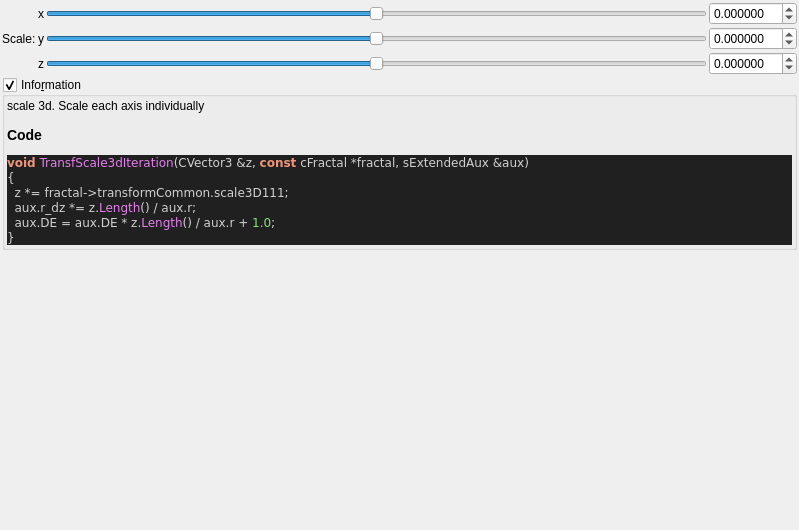
<?xml version="1.0" encoding="UTF-8"?>
<ui version="4.0">
 <class>transf_scale3d</class>
 <widget class="QWidget" name="Form">
  <property name="geometry">
   <rect>
    <x>0</x>
    <y>0</y>
    <width>799</width>
    <height>530</height>
   </rect>
  </property>
  <property name="windowTitle">
   <string notr="true">transf_scale3d</string>
  </property>
  <layout class="QVBoxLayout" name="verticalLayout">
   <property name="spacing">
    <number>2</number>
   </property>
   <property name="leftMargin">
    <number>2</number>
   </property>
   <property name="topMargin">
    <number>2</number>
   </property>
   <property name="rightMargin">
    <number>2</number>
   </property>
   <property name="bottomMargin">
    <number>2</number>
   </property>
   <item>
    <layout class="QGridLayout" name="gridLayout">
     <property name="spacing">
      <number>2</number>
     </property>
     <item row="0" column="3">
      <widget class="MyDoubleSpinBox" name="spinbox3_transf_scale3D_111_x">
       <property name="sizePolicy">
        <sizepolicy hsizetype="Minimum" vsizetype="Maximum">
         <horstretch>0</horstretch>
         <verstretch>0</verstretch>
        </sizepolicy>
       </property>
       <property name="prefix">
        <string/>
       </property>
       <property name="suffix">
        <string/>
       </property>
       <property name="decimals">
        <number>6</number>
       </property>
       <property name="minimum">
        <double>-99.989999999999995</double>
       </property>
       <property name="maximum">
        <double>99.989999999999995</double>
       </property>
       <property name="singleStep">
        <double>0.100000000000000</double>
       </property>
      </widget>
     </item>
     <item row="0" column="2">
      <widget class="QSlider" name="slider3_transf_scale3D_111_x">
       <property name="sizePolicy">
        <sizepolicy hsizetype="Expanding" vsizetype="Maximum">
         <horstretch>0</horstretch>
         <verstretch>0</verstretch>
        </sizepolicy>
       </property>
       <property name="minimum">
        <number>-10000000</number>
       </property>
       <property name="maximum">
        <number>10000000</number>
       </property>
       <property name="value">
        <number>0</number>
       </property>
       <property name="sliderPosition">
        <number>0</number>
       </property>
       <property name="orientation">
        <enum>Qt::Horizontal</enum>
       </property>
      </widget>
     </item>
     <item row="0" column="1">
      <widget class="QLabel" name="label_109">
       <property name="text">
        <string notr="true">x</string>
       </property>
      </widget>
     </item>
     <item row="1" column="2">
      <widget class="QSlider" name="slider3_transf_scale3D_111_y">
       <property name="sizePolicy">
        <sizepolicy hsizetype="Expanding" vsizetype="Maximum">
         <horstretch>0</horstretch>
         <verstretch>0</verstretch>
        </sizepolicy>
       </property>
       <property name="minimum">
        <number>-10000000</number>
       </property>
       <property name="maximum">
        <number>10000000</number>
       </property>
       <property name="value">
        <number>0</number>
       </property>
       <property name="sliderPosition">
        <number>0</number>
       </property>
       <property name="orientation">
        <enum>Qt::Horizontal</enum>
       </property>
      </widget>
     </item>
     <item row="2" column="2">
      <widget class="QSlider" name="slider3_transf_scale3D_111_z">
       <property name="sizePolicy">
        <sizepolicy hsizetype="Expanding" vsizetype="Maximum">
         <horstretch>0</horstretch>
         <verstretch>0</verstretch>
        </sizepolicy>
       </property>
       <property name="minimum">
        <number>-10000000</number>
       </property>
       <property name="maximum">
        <number>10000000</number>
       </property>
       <property name="value">
        <number>0</number>
       </property>
       <property name="sliderPosition">
        <number>0</number>
       </property>
       <property name="orientation">
        <enum>Qt::Horizontal</enum>
       </property>
      </widget>
     </item>
     <item row="1" column="3">
      <widget class="MyDoubleSpinBox" name="spinbox3_transf_scale3D_111_y">
       <property name="sizePolicy">
        <sizepolicy hsizetype="Minimum" vsizetype="Maximum">
         <horstretch>0</horstretch>
         <verstretch>0</verstretch>
        </sizepolicy>
       </property>
       <property name="prefix">
        <string/>
       </property>
       <property name="suffix">
        <string/>
       </property>
       <property name="decimals">
        <number>6</number>
       </property>
       <property name="minimum">
        <double>-99.989999999999995</double>
       </property>
       <property name="maximum">
        <double>99.989999999999995</double>
       </property>
       <property name="singleStep">
        <double>0.100000000000000</double>
       </property>
      </widget>
     </item>
     <item row="2" column="3">
      <widget class="MyDoubleSpinBox" name="spinbox3_transf_scale3D_111_z">
       <property name="sizePolicy">
        <sizepolicy hsizetype="Minimum" vsizetype="Maximum">
         <horstretch>0</horstretch>
         <verstretch>0</verstretch>
        </sizepolicy>
       </property>
       <property name="prefix">
        <string/>
       </property>
       <property name="suffix">
        <string/>
       </property>
       <property name="decimals">
        <number>6</number>
       </property>
       <property name="minimum">
        <double>-99.989999999999995</double>
       </property>
       <property name="maximum">
        <double>99.989999999999995</double>
       </property>
       <property name="singleStep">
        <double>0.100000000000000</double>
       </property>
      </widget>
     </item>
     <item row="1" column="1">
      <widget class="QLabel" name="label_110">
       <property name="text">
        <string notr="true">y</string>
       </property>
      </widget>
     </item>
     <item row="2" column="1">
      <widget class="QLabel" name="label_111">
       <property name="text">
        <string notr="true">z</string>
       </property>
      </widget>
     </item>
     <item row="0" column="0" rowspan="3">
      <widget class="QLabel" name="label_108">
       <property name="text">
        <string>Scale:</string>
       </property>
      </widget>
     </item>
    </layout>
   </item>
   <item>
    <widget class="MyGroupBox" name="groupCheck_info">
     <property name="title">
      <string>Info&amp;rmation</string>
     </property>
     <property name="flat">
      <bool>false</bool>
     </property>
     <property name="checkable">
      <bool>true</bool>
     </property>
     <layout class="QVBoxLayout" name="verticalLayout_2">
      <property name="spacing">
       <number>2</number>
      </property>
      <property name="leftMargin">
       <number>2</number>
      </property>
      <property name="topMargin">
       <number>2</number>
      </property>
      <property name="rightMargin">
       <number>2</number>
      </property>
      <property name="bottomMargin">
       <number>2</number>
      </property>
      <item>
       <widget class="QLabel" name="label_code_content">
        <property name="text">
         <string notr="true">&lt;p&gt;scale 3d. Scale each axis individually&lt;/p&gt;&lt;table&gt;
&lt;/table&gt;
&lt;h3&gt;Code&lt;/h3&gt;
&lt;body style=&quot;background-color:#202020&quot;&gt;
&lt;pre style=&quot;color:#d0d0d0; background-color:#202020;  font-family:'Courier New',monospace;&quot;&gt;&lt;span style=&quot;color:#f09479; font-weight:bold&quot;&gt;void&lt;/span&gt; &lt;span style=&quot;color:#e47eed&quot;&gt;TransfScale3dIteration&lt;/span&gt;&lt;span style=&quot;color:#d0d0d0&quot;&gt;(&lt;/span&gt;CVector3 &lt;span style=&quot;color:#d0d0d0&quot;&gt;&amp;amp;&lt;/span&gt;z&lt;span style=&quot;color:#d0d0d0&quot;&gt;,&lt;/span&gt; &lt;span style=&quot;color:#f09479; font-weight:bold&quot;&gt;const&lt;/span&gt; cFractal &lt;span style=&quot;color:#d0d0d0&quot;&gt;*&lt;/span&gt;fractal&lt;span style=&quot;color:#d0d0d0&quot;&gt;,&lt;/span&gt; sExtendedAux &lt;span style=&quot;color:#d0d0d0&quot;&gt;&amp;amp;&lt;/span&gt;aux&lt;span style=&quot;color:#d0d0d0&quot;&gt;)&lt;/span&gt;
&lt;span style=&quot;color:#d0d0d0&quot;&gt;{&lt;/span&gt;
  z &lt;span style=&quot;color:#d0d0d0&quot;&gt;*=&lt;/span&gt; fractal&lt;span style=&quot;color:#d0d0d0&quot;&gt;-&amp;gt;&lt;/span&gt;transformCommon&lt;span style=&quot;color:#d0d0d0&quot;&gt;.&lt;/span&gt;scale3D111&lt;span style=&quot;color:#d0d0d0&quot;&gt;;&lt;/span&gt;
  aux&lt;span style=&quot;color:#d0d0d0&quot;&gt;.&lt;/span&gt;r_dz &lt;span style=&quot;color:#d0d0d0&quot;&gt;*=&lt;/span&gt; z&lt;span style=&quot;color:#d0d0d0&quot;&gt;.&lt;/span&gt;&lt;span style=&quot;color:#e47eed&quot;&gt;Length&lt;/span&gt;&lt;span style=&quot;color:#d0d0d0&quot;&gt;() /&lt;/span&gt; aux&lt;span style=&quot;color:#d0d0d0&quot;&gt;.&lt;/span&gt;r&lt;span style=&quot;color:#d0d0d0&quot;&gt;;&lt;/span&gt;
  aux&lt;span style=&quot;color:#d0d0d0&quot;&gt;.&lt;/span&gt;DE &lt;span style=&quot;color:#d0d0d0&quot;&gt;=&lt;/span&gt; aux&lt;span style=&quot;color:#d0d0d0&quot;&gt;.&lt;/span&gt;DE &lt;span style=&quot;color:#d0d0d0&quot;&gt;*&lt;/span&gt; z&lt;span style=&quot;color:#d0d0d0&quot;&gt;.&lt;/span&gt;&lt;span style=&quot;color:#e47eed&quot;&gt;Length&lt;/span&gt;&lt;span style=&quot;color:#d0d0d0&quot;&gt;() /&lt;/span&gt; aux&lt;span style=&quot;color:#d0d0d0&quot;&gt;.&lt;/span&gt;r &lt;span style=&quot;color:#d0d0d0&quot;&gt;+&lt;/span&gt; &lt;span style=&quot;color:#87df71&quot;&gt;1.0&lt;/span&gt;&lt;span style=&quot;color:#d0d0d0&quot;&gt;;&lt;/span&gt;
&lt;span style=&quot;color:#d0d0d0&quot;&gt;}&lt;/span&gt;
&lt;/pre&gt;
&lt;/body&gt;</string>
        </property>
        <property name="wordWrap">
         <bool>true</bool>
        </property>
        <property name="openExternalLinks">
         <bool>true</bool>
        </property>
        <property name="textInteractionFlags">
         <set>Qt::LinksAccessibleByMouse|Qt::TextSelectableByMouse</set>
        </property>
       </widget>
      </item>
     </layout>
    </widget>
   </item>
   <item>
    <spacer name="verticalSpacer">
     <property name="orientation">
      <enum>Qt::Vertical</enum>
     </property>
     <property name="sizeHint" stdset="0">
      <size>
       <width>20</width>
       <height>40</height>
      </size>
     </property>
    </spacer>
   </item>
  </layout>
 </widget>
 <customwidgets>
  <customwidget>
   <class>MyDoubleSpinBox</class>
   <extends>QDoubleSpinBox</extends>
   <header>my_double_spin_box.h</header>
  </customwidget>
  <customwidget>
   <class>MyGroupBox</class>
   <extends>QGroupBox</extends>
   <header>my_group_box.h</header>
   <container>1</container>
  </customwidget>
 </customwidgets>
 <tabstops>
  <tabstop>slider3_transf_scale3D_111_x</tabstop>
  <tabstop>spinbox3_transf_scale3D_111_x</tabstop>
  <tabstop>slider3_transf_scale3D_111_y</tabstop>
  <tabstop>spinbox3_transf_scale3D_111_y</tabstop>
  <tabstop>slider3_transf_scale3D_111_z</tabstop>
  <tabstop>spinbox3_transf_scale3D_111_z</tabstop>
  <tabstop>groupCheck_info</tabstop>
 </tabstops>
 <resources/>
 <connections/>
</ui>
